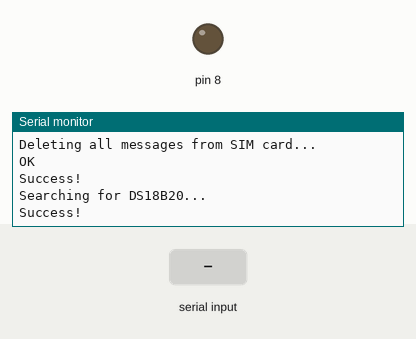
Bench run of a sketch on a simulated Arduino Uno, built with avr-gcc and run on an emulated ATmega328P. Parts: output pins drawn as LEDs (lit = HIGH), the last lines printed to the serial monitor. Inputs (shaded band) come from the test bench. The modem accepts every AT command (registered, SIM ready, sends succeed) and sends nothing else.

Above: at 1.3 s.
1.4 s: "OK\n" received over the second serial link
At 2.1 s:
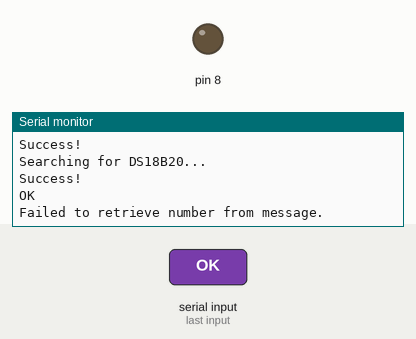
2.9 s: "1\n" received over the second serial link
At 4.3 s:
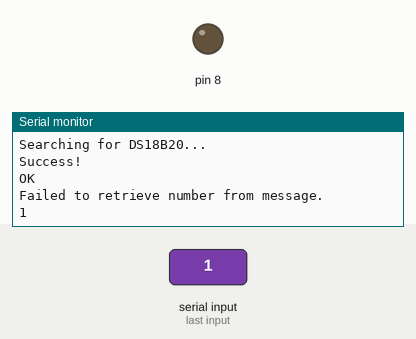

The sketch:

sms_temperature.ino
```cpp
#include <SoftwareSerial.h>
#include <OneWire.h>

static byte queueStatus = 1;
static byte lastStatus = 0;
static unsigned long lastIdleTime = 0;
const byte SETUP_TC35_FIND = 1;
const byte SETUP_TC35_SET_TEXT_MODE = 2;
const byte SETUP_TC35_WAIT_FOR_SIM = 3;
const byte SETUP_TC35_SET_NEW_MSG_IND = 4;
const byte SETUP_TC35_WAIT_FOR_SIM_DATA = 5;
const byte SETUP_TC35_SET_MSG_FULL_IND = 6;
const byte SETUP_TC35_CLEAR_MSGS = 7;
const byte SETUP_DS_FIND = 8;
const byte MAX_SETUP_STEP = 8;
const byte IDLE_AND_READY = 9;
const byte WAITING_FOR_DS = 10;

static boolean queueBusy = false;
static unsigned long timeoutLength;
static unsigned long timeoutTime;
static int timeoutRetries;
static int timeoutRetryCount;
static byte timeoutErrHandleType;
static boolean errorThrown = false;
const byte FAIL_AND_RESUME = 0;
const byte FAIL_AND_RESUME_NEXT = 1;
const byte FAIL_AND_HALT = 2;

SoftwareSerial gsmSerial(2, 3); // Creates a software serial port (rx, tx)
const unsigned int MAXINPUT = 165; // 160 characters for SMS plus a few extra
static char inputLine[MAXINPUT];
static unsigned int inputPos = 0;
static char incomingNumber[20];
const byte MAX_MSG_LOCATION = 20;
const byte CHECK_MSG_FREQ = 5000;

OneWire ds(A0); // DS18B20 data bus is on pin A0
static byte addr[8]; // Stores the DS18B20 address (ROM code)
static String tempReading = "";

void setup() {
  // Initialize serial ports for communication
  Serial.begin(9600);
  gsmSerial.begin(9600);
  Serial.println("Program started.");
  Serial.println();

  initTC35();
}

void initTC35() {
  Serial.println("Powering up peripherals...");
  pinMode(8, INPUT);
  digitalWrite(8, LOW);
  pinMode(8, OUTPUT);
  delay(100);
  pinMode(8, INPUT);
  // We could put a delay here while the TC35 initialises,
  // but instead we will sent ATs until it responds during
  // the setup steps.
  Serial.println("Done.");
  Serial.println();
}

void loop() {
  if (!queueBusy) {
    processQueue();
  } else {
    manageTimeouts();
  }
  readTC35();
}

void processQueue() {
  switch (queueStatus) {
    case SETUP_TC35_FIND:
      Serial.println("Searching for TC35...");
      setTimeoutMgr(1000, 20, FAIL_AND_HALT);
      gsmSerial.print("AT\r"); // Send test command to TC35
      break;
    case SETUP_TC35_SET_TEXT_MODE:
      Serial.println("Enabling text mode...");
      setTimeoutMgr(1000, 3, FAIL_AND_RESUME_NEXT);
      gsmSerial.print("AT+CMGF=1\r"); // Set text mode
      break;
    case SETUP_TC35_WAIT_FOR_SIM:
      Serial.println("Waiting for SIM to initialise...");
      setTimeoutMgr(1000, 20, FAIL_AND_HALT);
      gsmSerial.print("AT+CPIN?\r"); // Send SIM PIN status request to TC35
      break;
    case SETUP_TC35_SET_NEW_MSG_IND:
      Serial.println("Disabling new message indicator...");
      setTimeoutMgr(1000, 3, FAIL_AND_RESUME_NEXT);
      gsmSerial.print("AT+CNMI=0,1,0,0,1\r"); // Set message indicator
      break;
    case SETUP_TC35_WAIT_FOR_SIM_DATA:
      Serial.println("Waiting for TC35 to read SIM data...");
      setTimeoutMgr(1000, 20, FAIL_AND_HALT);
      gsmSerial.print("AT+SSET?\r"); // Send SIM data ready request to TC35
      break;
    case SETUP_TC35_SET_MSG_FULL_IND:
      Serial.println("Disabling \"SMS full\" indicator...");
      setTimeoutMgr(1000, 3, FAIL_AND_RESUME_NEXT);
      gsmSerial.print("AT^SMGO=0\r"); // Set SMS full indicator
      break;
    case SETUP_TC35_CLEAR_MSGS:
      deleteAllMsgs();
      break;
    case SETUP_DS_FIND:
      setTimeoutMgr(1000, 3, FAIL_AND_RESUME_NEXT);
      findDS();
      break;
    case IDLE_AND_READY:
      if (lastIdleTime > CHECK_MSG_FREQ) {
        lastIdleTime = millis();
        checkMsgs();
      }
      break;
    case WAITING_FOR_DS:
      // still needs to be written
      break;
  }
}

void deleteAllMsgs() {
  static int deleteMsgCounter;

  if (deleteMsgCounter == 0) {
    Serial.println("Deleting all messages from SIM card...");
    deleteMsgCounter++;
  }
  if (errorThrown) deleteMsgCounter++;

  if (deleteMsgCounter > MAX_MSG_LOCATION) {
    Serial.println("Success!");
    Serial.println();
    deleteMsgCounter = 0;
    queueStatus++;
    clearTimeoutMgr();
  } else {
    setTimeoutMgr(1000, 3, FAIL_AND_RESUME);
    deleteMsg(deleteMsgCounter);
  }
}

void deleteMsg(int locationId) {
  gsmSerial.print("AT+CMGD=");
  gsmSerial.print(locationId);
  gsmSerial.print("\r");
}

void findDS() {
  Serial.println("Searching for DS18B20...");
  ds.reset_search();
  while (ds.search(addr)) {
    if (addr[0] == 0x28 && ds.crc8(addr, 7) == addr[7]) {
      Serial.println("Success!");
      Serial.println();
      queueStatus++;
      clearTimeoutMgr();
      break;
    }
  }
}

void checkMsgs() {

}

void setTimeoutMgr(long timeout, int retries, byte errorHandleType) {
  queueBusy = true;
  timeoutLength = timeout;
  timeoutTime = millis() + timeoutLength;
  timeoutRetries = retries;
  timeoutErrHandleType = errorHandleType;
  errorThrown = false;
}

void clearTimeoutMgr() {
  queueBusy = false;
  timeoutRetryCount = 0;
  errorThrown = false;
}

void manageTimeouts() {
  if (millis() > timeoutTime) {
    timeoutRetryCount++;
    timeoutTime = millis() + timeoutLength;
    if (timeoutRetries == -1 || timeoutRetryCount < timeoutRetries) {
      Serial.println("Failed, trying again.");
      queueBusy = false;
    } else if (timeoutRetryCount == timeoutRetries) {
      errorThrown = true;
      switch (timeoutErrHandleType) {
        case FAIL_AND_RESUME:
          Serial.println("Failed, moving on to next item.");
          clearTimeoutMgr();
          break;
        case FAIL_AND_RESUME_NEXT:
          Serial.println("Failed, giving up and moving on.");
          Serial.println();
          queueStatus++;
          clearTimeoutMgr();
          break;
        case FAIL_AND_HALT:
          Serial.println("Failed, giving up and shutting down the queue manager.");
          while(1) { }
          break;
      }
    }
  }
}

void readTC35() {
  if (gsmSerial.available () > 0) {
    while (gsmSerial.available () > 0) {
      char inByte = gsmSerial.read();

      switch (inByte) {
        case '\n':   // end of text
          inputLine[inputPos] = 0;  // Terminating null byte
          processData(inputLine); // Terminator reached! process input_line here...
          inputPos = 0; // Reset buffer for next time
          break;

        case '\r':   // discard carriage return
          break;

        default:
          // keep adding if not full ... allow for terminating null byte
          if (inputPos < (MAXINPUT - 1))
            inputLine[inputPos++] = inByte;
          break;
      }
    }
  }
}

void processData(char* data) {
  Serial.println(data);

  if (strcmp(data, "OK") == 0) {
    clearTimeoutMgr();

    if (queueStatus <= MAX_SETUP_STEP) {
      Serial.println("Success!");
      Serial.println();
      queueStatus++;
    } else if (queueStatus == IDLE_AND_READY) {
      if (incomingNumber[0] == 0) {
        Serial.println("Failed to retrieve number from message.");
        Serial.println();
      } else {
        Serial.println("Success!");
        Serial.println();

        Serial.println("Reading temperature...");
        requestTemp();
      }
    }
  }
}

void requestTemp() {
  if (!ds.search(addr)) {
    ds.reset_search();
    return;
  }
  if (ds.crc8(addr, 7) != addr[7]) {
    return;
  }
  if (addr[0] != 0x28) {
    return;
  }
  ds.reset();
  ds.select(addr);
  ds.write(0x44, 1);

  //Set a timeout timer
  queueStatus = WAITING_FOR_DS;
}

void readTemp() {
  ds.reset();
  ds.select(addr);
  ds.write(0xBE);

  byte readingData[9];
  for (int i = 0; i < 9; i++)
  {
    readingData[i] = ds.read();
  }

  if (ds.crc8(readingData, 8) != readingData[8])
  {
    return;
  }

  ds.reset_search();

  int TReading = (readingData[1] << 8) + readingData[0];

  byte SignBit = 0;
  if (TReading < 0) SignBit = 1;
  TReading = abs(TReading);

  int Tc_100 = (6 * TReading) + TReading / 4;
  int Whole = Tc_100 / 100;
  int Fract = Tc_100 % 100;

  tempReading = "";
  if (SignBit) tempReading += "-";
  tempReading += Whole;
  tempReading += ".";
  if (Fract < 10) tempReading += "0";
  tempReading += Fract;

  sendSMS();
}

void sendSMS() {

}

void readTC35y() {


  //If a character comes in from the cellular module...
  if(gsmSerial.available() > 0){
//    gsm_char=gsmSerial.read();    //Store the char in gsm_char.
//    Serial.print(gsm_char);  //Print it to debug serial
  }
  //Read serial input
  if(Serial.available() > 0){
//    gsm_char=Serial.read();  //Store char in gsm_char (Not really from the gsm, just saving some memory)
    //Evaluate input.
//    if(gsm_char=='s'){
      //Send sms!
      gsmSerial.print("AT+CMGS=+61400509514\r"); //AT command to send SMS
      delay(100);
      gsmSerial.print("Hello Henrik"); //Print the message
      delay(10);
      gsmSerial.print("\x1A"); //Send it ascii SUB
      Serial.println("Message sent");
    }
//  }
}
```

Measured:
- after the input at 1.4 s, the serial monitor: prints a new line at once (image 1)
- after the input at 2.9 s, the serial monitor: prints a new line at once (image 2)
